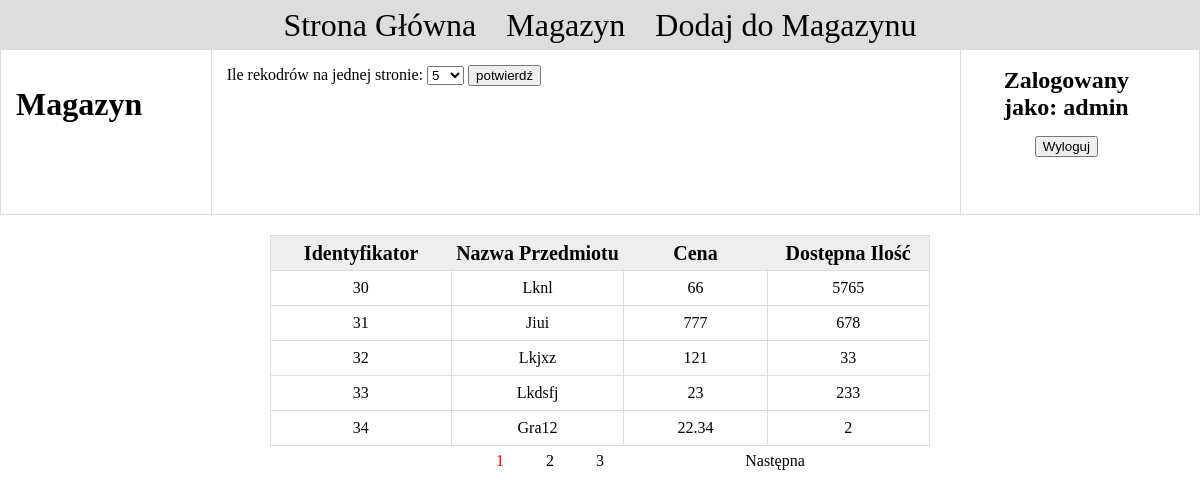
Page /magazyn-master/magazyn (signed in) on the earlier database version.
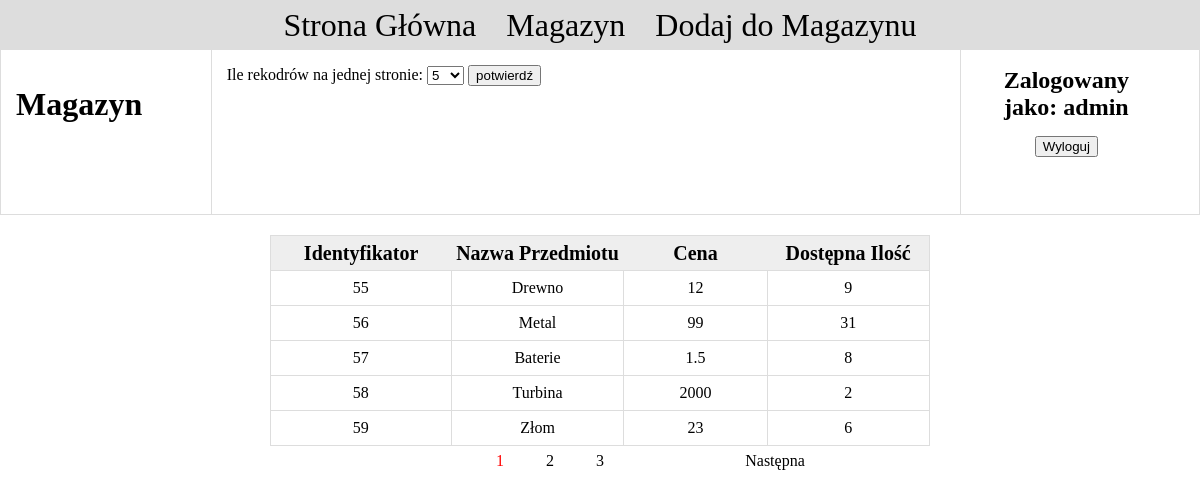
Same page on the later database version.
### tables this page shows
CREATE TABLE `magazyn` (
  `id_przedmiotu` int(11) NOT NULL,
  `nazwa_przedmiotu` varchar(255) NOT NULL,
  `cena` text NOT NULL,
  `ilosc` int(11) NOT NULL,
  `dzial` int(255) NOT NULL
);

### core/helpers.php (called while the page is built, shortened)
<?php
function view($name, $data = [])
{
    extract($data);
    return require "view/{$name}.view.php";
}

### controllers/StorageController.php (called while the page is built, shortened)
<?php
class StorageController
{
    public function show()
    {
        $ile_rekord_pominac = ($_GET['strona'] - 1) * $_SESSION['howMuch'];
        $products = App::get('database')->selectProducts("magazyn", $ile_rekord_pominac, $_SESSION['howMuch']);
        return view('magazyn', compact('products', 'ile_stron_max'));
    }
}

### core/router.php (called while the page is built, shortened)
<?php
class router
{
    protected $route = [
        "GET" => [],
        "POST" => []
    ];
    public function get($uri, $controller)
    {
        $this->route["GET"][$uri] = $controller;
    }
    public function post($uri, $controller)
    {
        $this->route["POST"][$uri] = $controller;
    }
    public function direct($uri, $method)
    {
        try {
            if (array_key_exists($uri, $this->route[$method])) {
                return $this->callAction(
                    ...explode('@', $this->route[$method][$uri])
                );
            } else {
                throw new Exception();
            }
        } catch (Exception $e) {
            die('podany adres nie istnieje');
        }
    }
    protected function callAction($controller, $action)
    {
        return  (new $controller)->$action();
    }
}

### index.php (called while the page is built, shortened)
<?php
require_once "core/helpers.php";
$router = router::load('route.php');
$router->direct(URI::give(), $_SERVER["REQUEST_METHOD"]);

### core/App.php (called while the page is built, shortened)
<?php
class App
{
    protected static $registry = [];
    public static function bind($key, $value)
    {
        static::$registry[$key] = $value;
    }
    public static function get($key)
    {
        try {
            return static::$registry[$key];
        } catch (Exception $e) {
            die($e->getMessage());
        }
    }
}

### core/database/querybuilder.php (called while the page is built, shortened)
<?php
class querybuilder
{
    protected $pdo;
    public function __construct(PDO $pdo)
    {
        $this->pdo=$pdo;
    }
    public function selectProducts($table, $skip ,$stop)
    {
        $statement = $this->pdo->prepare("SELECT * FROM $table WHERE id_przedmiotu>0  LIMIT $skip,$stop");
        $statement->execute();
        return $statement->fetchAll(PDO::FETCH_CLASS,product::class);
    }
}

### view/basic/zawartoscMagazynu.php (the view, shortened to what this page needs)
<div id="magazynContent">
    <table id="tabela">
        <thead id="naglowek_tabeli">
        <tr>
            <td>Identyfikator</td>
            <td>Nazwa przedmiotu</td>
            <td>Cena</td>
            <td>Dostępna ilość</td>
        </tr>
        </thead>
        <?php
        foreach ($products as $key) {
            echo "<tr class='product' data-show=0>";
                echo "<td class='kolumna'>".$key->id_przedmiotu."</td>";
                echo "<td class='kolumna'>".$key->nazwa_przedmiotu."</td>";
                echo "<td class='kolumna'>".$key->cena."</td>";
                echo "<td class='kolumna'>".$key->ilosc."</td>";
            echo "</tr>";
        }
        ?>
    </table>
    <?php
    App\core\navigator::giveMeTheNav($_GET['strona'], $ile_stron_max, 2, 2, '/magazyn-master/magazyn');
    ?>
</div>

### view/basic/TopHTML.php (shortened to what this page needs)
<html>
<head>
<link href="view/CSS/style.css" rel="stylesheet" type="text/css">
<link rel="stylesheet" href="view/CSS/fontello/css/fontello.css" type="text/css" />
</head>
<body>

### view/basic/nav.php
<div id="nav">
    <?php
    if (isset($_SESSION['zalogowany'])&& $_SESSION['zalogowany']==true){
        echo '<nav>';
        echo '<a href="/magazyn-master">Strona Główna</a>';
        echo '<a href="/magazyn-master/magazyn">Magazyn</a>';
        if (isset($_SESSION['admin'])&&$_SESSION['admin']==true)
            {
                echo '<a href="/magazyn-master/admin-magazyn">Dodaj do Magazynu</a>';
            }
    echo '</nav>';
    }else{
        echo '<nav>';
        echo '<a href="/magazyn-master">Strona Główna</a>';
    echo '</nav>';
    }
    ?>
</div>

### view/magazyn.view.php (shortened to what this page needs)
<?php
require "basic/TopHTML.php";
require "basic/nav.php";
?>
    <div id="TOP">
        <div id="textbox">
            <h1>Magazyn</h1>
        </div>
        <div id="TopContent">
            <form method="POST" action="/magazyn-master/magazyn">
                Ile rekodrów na jednej stronie:
                <select name='howMuch'>
                    <option value="5"<?php if ($_SESSION['howMuch'] == 5) {
                        echo "selected";
                    } ?>>5
                    </option>
                </select>
                <input type="submit" value="potwierdź">
            </form>
        </div>
        <?php
        require "basic/userMenu.php";
        ?>
    </div>
<?php
require "basic/zawartoscMagazynu.php";
?>
<?php
require "basic/BotHTML.php";
?>

### view/basic/userMenu.php
<?php
if (isset($_SESSION["zalogowany"])&&$_SESSION['zalogowany']=true){
    require_once "logoutForm.php";}
else{require_once "logForm.php";}
?>

### view/basic/logoutForm.php
<div id="log">
    <h2>Zalogowany jako: <?php
        echo $_SESSION['login'];
        ?></h2>
    <form method="post" action="logout">
        <input type="submit" value="Wyloguj">
    </form>
</div>

### core/navigator.php (shortened to what this page needs)
<?php
class navigator{
    public static function giveMeTheNav($aktualna,$ilemax,$przod,$tyl,$link)
    {
        echo "<div class='nawigacja'>";
            if ($aktualna>=2)
            {
                echo "<a href='$link?strona=".($aktualna-1)."' class='strona1'>Poprzednia</a>";
                for ($i=($aktualna-$tyl); $i<$aktualna; $i++){
                    if ($i<1){
                        continue;
                    }
                    echo "<a href='$link?strona=".$i."' class='strona'>".$i."</a>";
                }
            }else{
                echo "<div class='strona11'>&nbsp;</div>";
            }
            if ($aktualna){
                echo "<a href='$link?strona={$aktualna}' class='strona' style='color:red'>{$aktualna}</a>";
            }
            if ($aktualna<$ilemax)
            {
                if ($aktualna==1){
                    for ($i=$aktualna; $i<($aktualna+($przod+2)); $i++){
                        if ($i<$ilemax){
                            echo "<a href='$link?strona=".($i+1)."' class='strona'>".($i+1)."</a>";
                        }else{
                            echo "<div class='strona'>&nbsp;</div>";
                        }
                    }
                }
                echo "<a href='$link?strona=".($aktualna+1)."' class='strona1'>Następna</a>";
            }
        echo "</div>";
    }
}

### view/basic/BotHTML.php
</body>
</html>

### view/CSS/style.css (style rules this page uses)
body { padding: 0px; margin: 0px; }
#nav { text-align: center; background-color: #ddd; display: block; overflow: hidden; user-select: none; }
#nav a:link { color:#000; text-decoration: none; font-size: 32px; padding: 15px; line-height: 50px; }
#log { text-align: center; display: inline-block; width: 15%; height: 135px; padding: 15px; padding-top: 10px; float: left; overflow: hidden; user-select: none; }
#log form { margin-bottom: 0px; }
#log input { margin-top: 4px; }
#log h2 { margin-top: 7px; margin-bottom: 11px; }
#textbox { width: 15%; height: 135px; padding: 15px; float: left; display: inline-block; }
#TOP { height: 164px; border: 1px solid #ddd; border-top: 0px; }
#TopContent { display: inline-block; width: 60%; height: 135px; padding: 15px; border-right: 1px solid #ddd; border-left: 1px solid #ddd; float: left; }
#magazynContent { padding: 20px; margin-left: auto; margin-right: auto; display: block; width: 55%; text-align: justify; }
#tabela { border: 1px solid #ddd; border-collapse: collapse; cursor: pointer; text-align: center; text-transform: capitalize; }
#tabela thead { font-size: 20px; font-weight: bold; background-color: #eee; }
#tabela tr { height: 35px; }
.kolumna { width: 250px; border: 1px solid #ddd; }
.nawigacja { display: block; margin-right: auto; margin-left: auto; text-align: center; width: 450px; }
.strona { float: left; width: 50px; height: 35px; line-height: 30px; text-decoration: none; color: #000; user-select: none; }
.strona1 { float: left; width: 100px; height: 35px; line-height: 30px; text-decoration: none; color: #000; cursor: pointer; user-select: none; }
.strona11 { float: left; width: 100px; height: 35px; cursor: default; user-select: none; }
.strona:link { color:#000; text-decoration: none; }
.strona1:link { color:#000; text-decoration: none; }

Differences in the rows shown:
removed magazyn: id_przedmiotu "30", nazwa_przedmiotu "Lknl", cena "66", ilosc "5765"
removed magazyn: id_przedmiotu "31", nazwa_przedmiotu "Jiui", cena "777", ilosc "678"
removed magazyn: id_przedmiotu "32", nazwa_przedmiotu "Lkjxz", cena "121", ilosc "33"
removed magazyn: id_przedmiotu "33", nazwa_przedmiotu "Lkdsfj", cena "23", ilosc "233"
removed magazyn: id_przedmiotu "34", nazwa_przedmiotu "Gra12", cena "22.34", ilosc "2"
added magazyn: id_przedmiotu "55", nazwa_przedmiotu "Drewno", cena "12", ilosc "9"
added magazyn: id_przedmiotu "56", nazwa_przedmiotu "Metal", cena "99", ilosc "31"
added magazyn: id_przedmiotu "57", nazwa_przedmiotu "Baterie", cena "1.5", ilosc "8"
added magazyn: id_przedmiotu "58", nazwa_przedmiotu "Turbina", cena "2000", ilosc "2"
added magazyn: id_przedmiotu "59", nazwa_przedmiotu "Złom", cena "23", ilosc "6"
